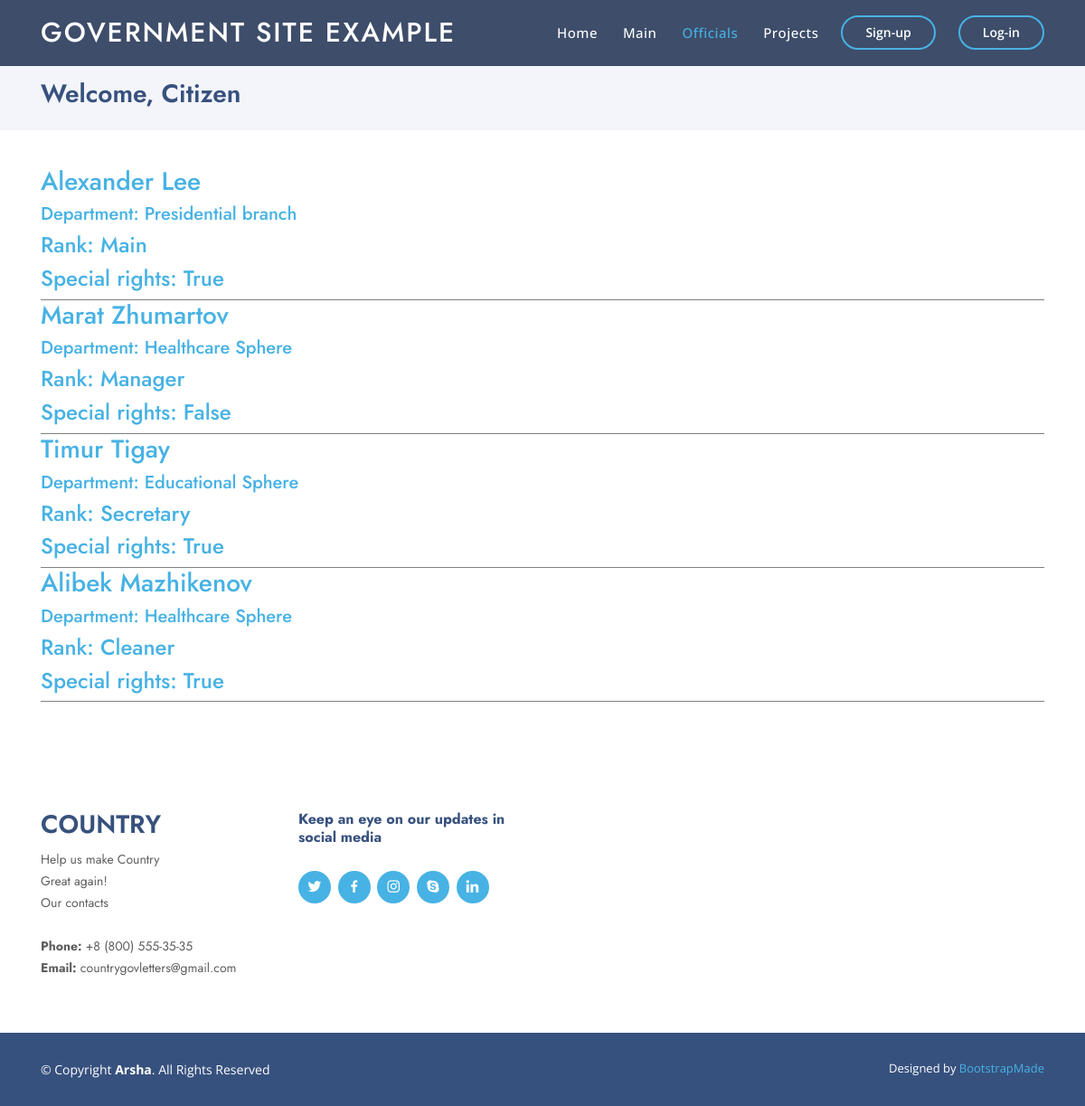
The app's page /team, older data.
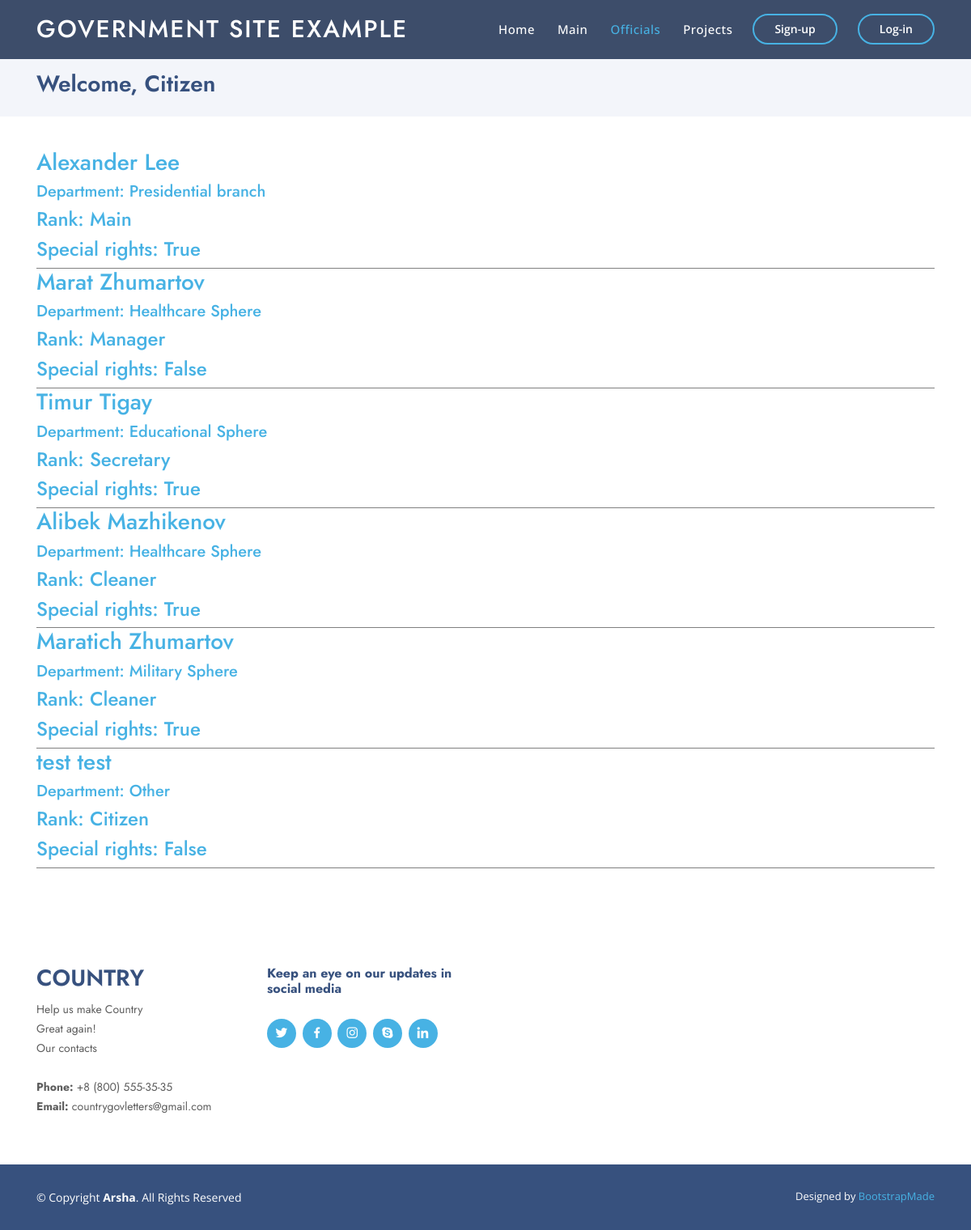
The same page, newer data.
### Content/models.py (models this page shows, shortened)
class Citizen(models.Model):
    user = models.OneToOneField(User, on_delete=models.CASCADE)
    department = models.CharField(max_length=100)
    avatar = models.ImageField(name="avatar", upload_to='avatars')
    amount_of_accepted_projects = models.IntegerField(default=0)
    bday = models.DateField(name="birth_day", auto_now=False)
    gender = models.CharField(name="gender", default="Other", max_length=15, choices=[('Male','Male'), ('Female','Female'), ('Other','Other')])
    age = models.IntegerField(name="age", default=0)
    rank = models.CharField(name="rank", default="", max_length=100)
    ed_proj = models.IntegerField(name="education_projects", default=0)
    health_proj = models.IntegerField(name="healthcare_projects", default=0)
    military_proj = models.IntegerField(name="military_projects", default=0)
    social_proj = models.IntegerField(name="social_projects", default=0)
    cult_proj = models.IntegerField(name="culture_projects", default=0)
    is_staff = models.BooleanField(name="is_staff", default=False)
    class Meta:
        verbose_name = 'Citizen'
        verbose_name_plural = 'Citizens'

### Content/views.py (the view)
# urls.py: path('team', team),
def team(request):
    context = context_data_preparing(request)
    context['team'] = Citizen.objects.all()
    return render(request, 'Content/team.html', context)

### Content/views_cases.py (called while the page is built)
def context_data_preparing(request):
    try:
        context = {
            'cit':Citizen.objects.get(id=request.user.id),
            'user':request.user
        }
    except Exception:
        context = {
            'cit':None,
            'user':None
        }
    return context

### Content/templates/Content/team.html (shortened to what this page needs)
{% load static %}
<!DOCTYPE html>
<html lang="en">
<head>
  <link href="{% static "vendor/bootstrap/css/bootstrap.min.css" %}" rel="stylesheet">
  <link href="{% static "vendor/icofont/icofont.min.css" %}" rel="stylesheet">
  <link href="{% static "vendor/boxicons/css/boxicons.min.css" %}" rel="stylesheet">
  <link href="{% static "vendor/remixicon/remixicon.css" %}" rel="stylesheet">
  <link href="{% static "vendor/venobox/venobox.css" %}" rel="stylesheet">
  <link href="{% static "vendor/owl.carousel/assets/owl.carousel.min.css" %}" rel="stylesheet">
  <link href="{% static "vendor/aos/aos.css" %}" rel="stylesheet">
  <link href="{% static "css/style.css" %}" rel="stylesheet">
</head>
<body>
  <header id="header" class="fixed-top header-inner-pages">
    <div class="container d-flex align-items-center">
      <h1 class="logo mr-auto"><a href="#">Government site example</a></h1>
      <nav class="nav-menu d-none d-lg-block">
        <ul>
            <li><a href="start">Home</a></li>
            <li ><a href="main">Main</a></li>
            <li class="active"><a href="#">Officials</a></li>
            <li><a href="projects">Projects</a></li>
        </ul>
      </nav>
      {% if user %}
            <a href="logout" class="get-started-btn scrollto">Logout</a>
      {% else %}
      <a href="auth" class="get-started-btn scrollto">Sign-up</a>
      <a href="login" class="get-started-btn scrollto">Log-in</a>
      {% endif %}
    </div>
  </header>
  <main id="main">
    <section id="breadcrumbs" class="breadcrumbs">
      <div class="container">
        <h2>Welcome, {% if user %} {{ user.first_name }} {{ user.last_name }} {% else %} Citizen {% endif %}</h2>
      </div>
    </section>
    <section id="portfolio-details" class="portfolio-details">
      <div class="container">
        {% if team %}
        {% for official in team %}
        <a href="profile?id={{official.id}}">
          <div class="portfolio-details-container" style="border-bottom: 1px solid grey;">
            <h3>{{ official.user.first_name }} {{ official.user.last_name }}</h3>
            <h5>Department: {{ official.department }}</h5>
            <h4>Rank: {{ official.rank }}</h4>
            <h4>Special rights: {{ official.is_staff }}</h4>
          </div>
        </a>
        {% endfor %}
        {% endif %}
      </div>
    </section>
  </main>
  <footer id="footer">
    <div class="footer-top">
      <div class="container">
        <div class="row">
          <div class="col-lg-3 col-md-6 footer-contact">
            <h3>Country</h3>
            <p>
              Help us make Country <br>
              Great again!<br>
              Our contacts<br><br>
              <strong>Phone:</strong> +8 (800) 555-35-35<br>
              <strong>Email:</strong> countrygovletters@gmail.com<br>
            </p>
          </div>
          <div class="col-lg-3 col-md-6 footer-links">
            <h4>Keep an eye on our updates in social media</h4>
            <div class="social-links mt-3">
              <a href="#" class="twitter"><i class="bx bxl-twitter"></i></a>
              <a href="#" class="facebook"><i class="bx bxl-facebook"></i></a>
              <a href="#" class="instagram"><i class="bx bxl-instagram"></i></a>
              <a href="#" class="google-plus"><i class="bx bxl-skype"></i></a>
              <a href="#" class="linkedin"><i class="bx bxl-linkedin"></i></a>
            </div>
          </div>
        </div>
      </div>
    </div>
    <div class="container footer-bottom clearfix">
      <div class="copyright">
        &copy; Copyright <strong><span>Arsha</span></strong>. All Rights Reserved
      </div>
      <div class="credits">
        Designed by <a href="https://bootstrapmade.com/">BootstrapMade</a>
      </div>
    </div>
  </footer>
</body>
</html>

### static/css/style.css (style rules this page uses)
body { font-family: "Open Sans", sans-serif; color: #444444; }
a { color: #47b2e4; }
h1, h2, h3, h4, h5, h6 { font-family: "Jost", sans-serif; }
#header { transition: all 0.5s; z-index: 997; padding: 15px 0; }
#header.header-scrolled, #header.header-inner-pages { background: rgba(40, 58, 90, 0.9); }
#header .logo { font-size: 30px; margin: 0; padding: 0; line-height: 1; font-weight: 500; letter-spacing: 2px; text-transform: uppercase; }
#header .logo a { color: #fff; }
.nav-menu ul { margin: 0; padding: 0; list-style: none; }
.nav-menu > ul { display: flex; }
.nav-menu > ul > li { position: relative; white-space: nowrap; padding: 10px 0 10px 28px; }
.nav-menu a { display: block; position: relative; color: #fff; transition: 0.3s; font-size: 15px; letter-spacing: 0.5px; font-weight: 500; font-family: "Open Sans", sans-serif; }
.nav-menu a:hover, .nav-menu .active > a, .nav-menu li:hover > a { color: #47b2e4; }
.get-started-btn { margin-left: 25px; color: #fff; border-radius: 50px; padding: 6px 25px 7px 25px; white-space: nowrap; transition: 0.3s; font-size: 14px; display: inline-block; border: 2px solid #47b2e4; font-weight: 600; }
.mobile-nav { position: fixed; top: 55px; right: 15px; bottom: 15px; left: 15px; z-index: 9999; overflow-y: auto; background: #fff; transition: ease-in-out 0.2s; opacity: 0; visibility: hidden; border-radius: 10px; padding: 10px 0; }
.mobile-nav * { margin: 0; padding: 0; list-style: none; }
.mobile-nav a { display: block; position: relative; color: #37517e; padding: 10px 20px; font-weight: 500; outline: none; }
.mobile-nav a:hover, .mobile-nav .active > a, .mobile-nav li:hover > a { color: #47b2e4; text-decoration: none; }
section { padding: 60px 0; overflow: hidden; }
.breadcrumbs { padding: 15px 0; background: #f3f5fa; min-height: 40px; margin-top: 72px; }
.breadcrumbs h2 { font-size: 28px; font-weight: 600; color: #37517e; }
.portfolio-details { padding-top: 40px; }
.portfolio-details .portfolio-details-container { position: relative; }
#footer { font-size: 14px; background: #37517e; }
#footer .footer-top { padding: 60px 0 30px 0; background: #fff; }
#footer .footer-top .footer-contact { margin-bottom: 30px; }
#footer .footer-top .footer-contact h3 { font-size: 28px; margin: 0 0 10px 0; padding: 2px 0 2px 0; line-height: 1; text-transform: uppercase; font-weight: 600; color: #37517e; }
#footer .footer-top .footer-contact p { font-size: 14px; line-height: 24px; margin-bottom: 0; font-family: "Jost", sans-serif; color: #5e5e5e; }
#footer .footer-top h4 { font-size: 16px; font-weight: bold; color: #37517e; position: relative; padding-bottom: 12px; }
#footer .footer-top .footer-links { margin-bottom: 30px; }
#footer .footer-top .social-links a { font-size: 18px; display: inline-block; background: #47b2e4; color: #fff; line-height: 1; padding: 8px 0; margin-right: 4px; border-radius: 50%; text-align: center; width: 36px; height: 36px; transition: 0.3s; }
#footer .footer-bottom { padding-top: 30px; padding-bottom: 30px; color: #fff; }
#footer .copyright { float: left; }
#footer .credits { float: right; font-size: 13px; }
#footer .credits a { transition: 0.3s; }

Row changes from the older to the newer data that the page shows:
added Citizen: user.first_name "Maratich", user.last_name "Zhumartov", department "Military Sphere", rank "Cleaner", is_staff "True"
added Citizen: user.first_name "test", user.last_name "test", department "Other", rank "Citizen", is_staff "False"
